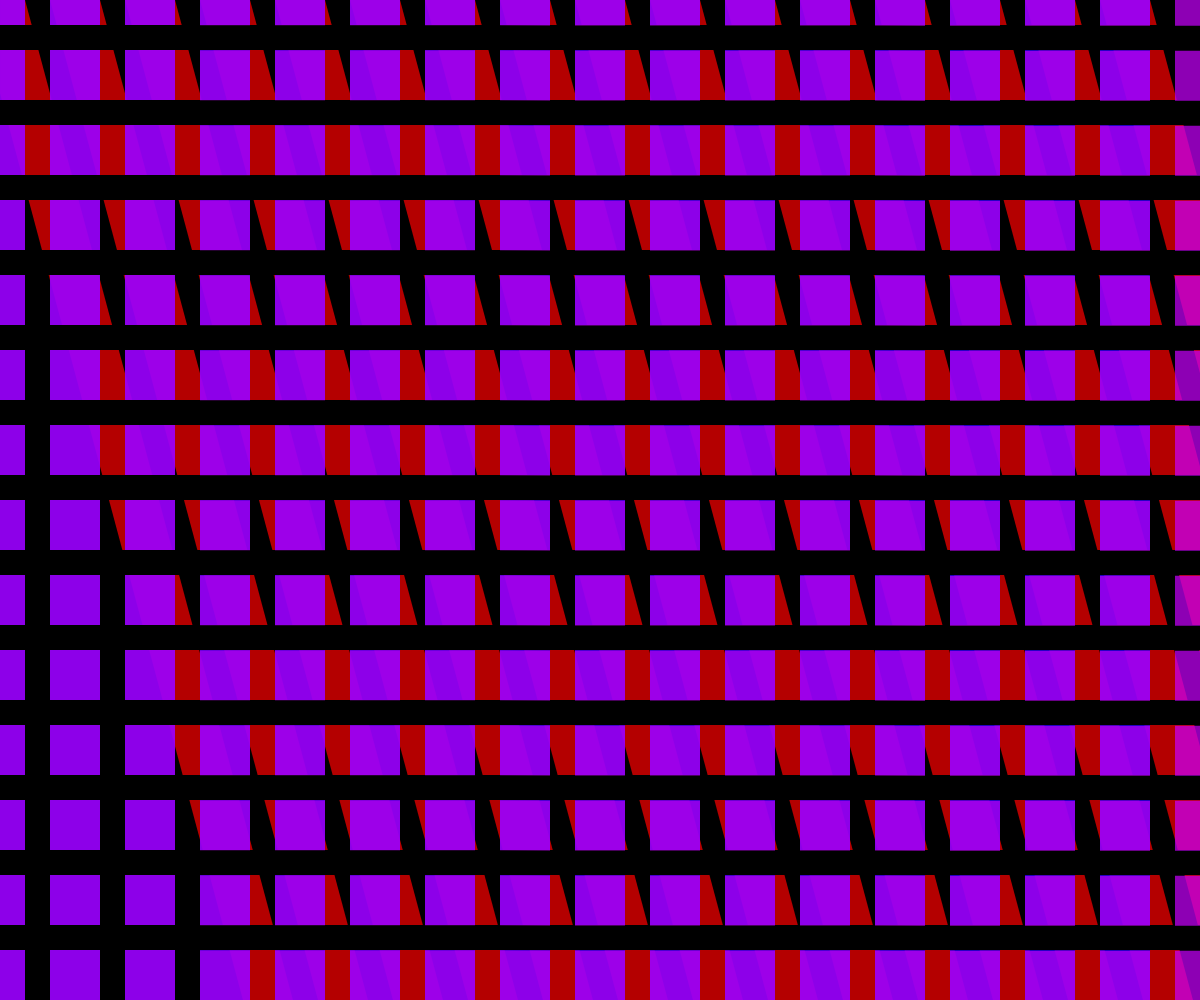
Frame 1 (no input)
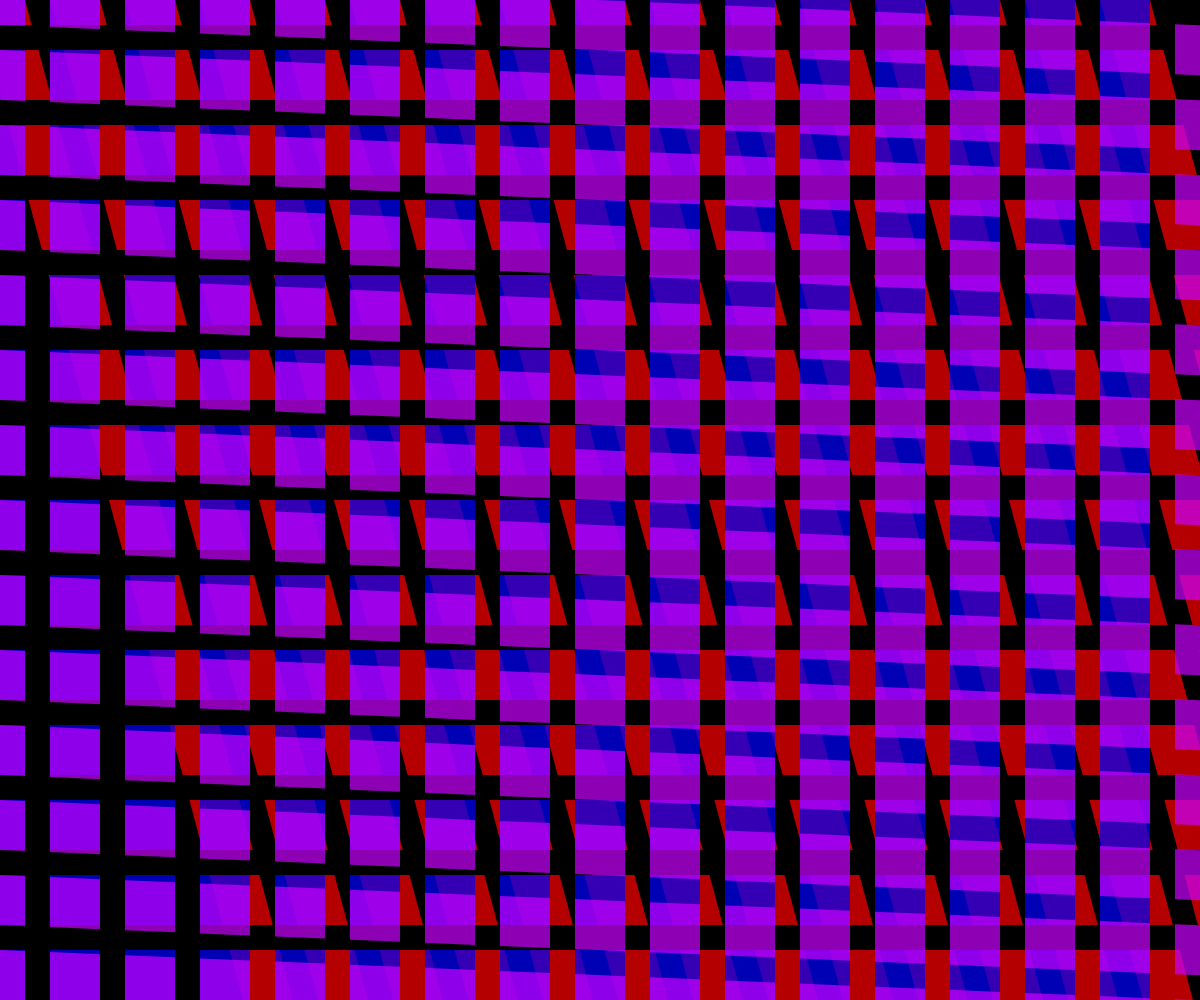
Frame 60 (no input)
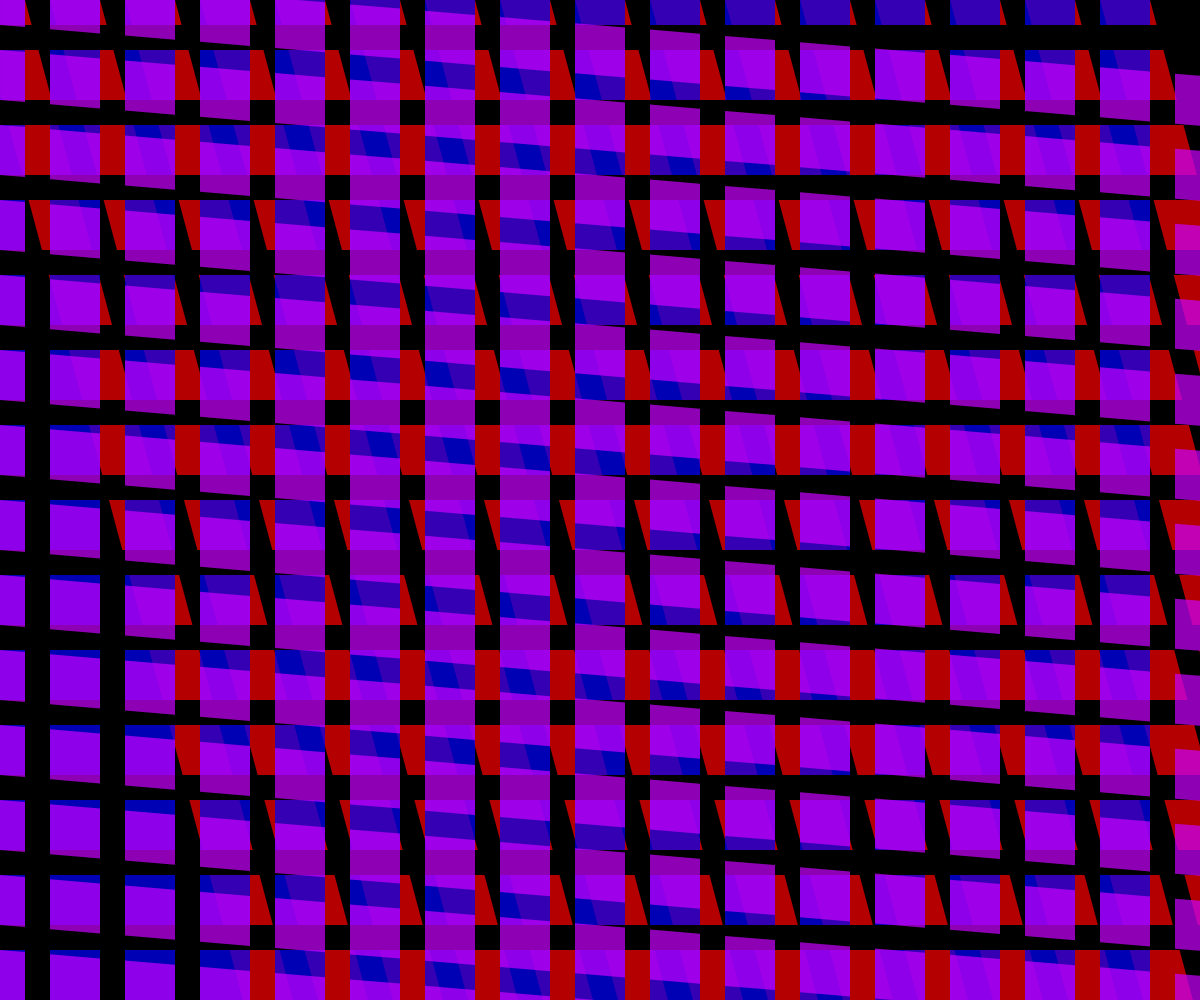
Frame 120 (the mouse pressed at the canvas centre since frame 60)

The p5.js sketch that drew these frames (run headless with seeded random() and noise() and a simulated clock; from frame 60 on, the mouse is pressed at the canvas centre):

// p5.js sketch
// ── sketch.js
function setup() {
  createCanvas(windowWidth, windowHeight);
  noStroke();
}

function draw() {
  background(0);
  rectMode(CENTER);

  // TODO: Specify angle mode to be in degrees

  angleMode(DEGREES);
  // RED: First Pattern
  // TODO: Horiontally shear the pattern by 15 degrees
  shearX(15);
  for (let i = 0; i < width; i += 75) {
    for (let j = 0; j < height; j += 75) {
      fill(255, 0, 0, 180);
      rect(i, j, 50, 50);
    }
  }

  // BLUE: Second Pattern
  // TODO: Horiontally shear the pattern by -15 degrees
  shearX(-15);
  for (let i = 0; i < width; i += 75) {
    for (let j = 0; j < height; j += 75) {
      fill(0, 0, 255, 180);
      rect(i, j, 50, 50);
    }
  }

  // PURPLE: Third Pattern
  // TODO: Vertically shear the pattern by frameCount/25
  shearY(frameCount / 25);
  for (let i = 0; i < width * 2; i += 75) {
    for (let j = 0; j < height * 2; j += 75) {
      fill(200, 0, 255, 180);
      rect(i, j, 50, 50);
    }
  }
}
